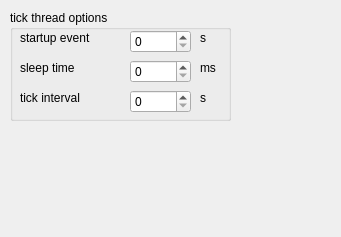
<?xml version="1.0" encoding="UTF-8"?>
<ui version="4.0">
 <class>Lua4RSConfig</class>
 <widget class="QWidget" name="Lua4RSConfig">
  <property name="geometry">
   <rect>
    <x>0</x>
    <y>0</y>
    <width>341</width>
    <height>237</height>
   </rect>
  </property>
  <property name="windowTitle">
   <string>Form</string>
  </property>
  <widget class="QGroupBox" name="gb_tickThread">
   <property name="geometry">
    <rect>
     <x>10</x>
     <y>10</y>
     <width>221</width>
     <height>111</height>
    </rect>
   </property>
   <property name="title">
    <string>tick thread options</string>
   </property>
   <widget class="QSpinBox" name="sb_starupEvent">
    <property name="geometry">
     <rect>
      <x>120</x>
      <y>20</y>
      <width>61</width>
      <height>23</height>
     </rect>
    </property>
   </widget>
   <widget class="QLabel" name="l_tickInterval">
    <property name="geometry">
     <rect>
      <x>10</x>
      <y>80</y>
      <width>101</width>
      <height>16</height>
     </rect>
    </property>
    <property name="text">
     <string>tick interval</string>
    </property>
   </widget>
   <widget class="QLabel" name="l_tickIntervalUnit">
    <property name="geometry">
     <rect>
      <x>190</x>
      <y>80</y>
      <width>21</width>
      <height>16</height>
     </rect>
    </property>
    <property name="text">
     <string>s</string>
    </property>
   </widget>
   <widget class="QLabel" name="l_sleepTime">
    <property name="geometry">
     <rect>
      <x>10</x>
      <y>50</y>
      <width>101</width>
      <height>16</height>
     </rect>
    </property>
    <property name="text">
     <string>sleep time</string>
    </property>
   </widget>
   <widget class="QSpinBox" name="sb_tickInterval">
    <property name="geometry">
     <rect>
      <x>120</x>
      <y>80</y>
      <width>61</width>
      <height>23</height>
     </rect>
    </property>
   </widget>
   <widget class="QLabel" name="l_startupEvent">
    <property name="geometry">
     <rect>
      <x>10</x>
      <y>20</y>
      <width>101</width>
      <height>16</height>
     </rect>
    </property>
    <property name="text">
     <string>startup event</string>
    </property>
   </widget>
   <widget class="QLabel" name="l_sleepTimeUnit">
    <property name="geometry">
     <rect>
      <x>190</x>
      <y>50</y>
      <width>21</width>
      <height>16</height>
     </rect>
    </property>
    <property name="text">
     <string>ms</string>
    </property>
   </widget>
   <widget class="QSpinBox" name="sb_sleepTime">
    <property name="geometry">
     <rect>
      <x>120</x>
      <y>50</y>
      <width>61</width>
      <height>23</height>
     </rect>
    </property>
   </widget>
   <widget class="QLabel" name="l_startupEventUnit">
    <property name="geometry">
     <rect>
      <x>190</x>
      <y>20</y>
      <width>16</width>
      <height>16</height>
     </rect>
    </property>
    <property name="text">
     <string>s</string>
    </property>
   </widget>
  </widget>
 </widget>
 <resources/>
 <connections/>
</ui>
